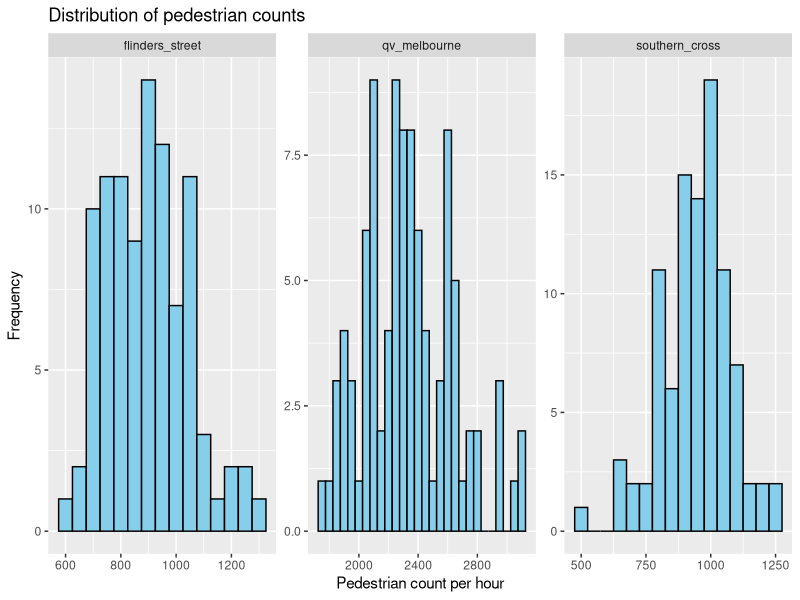
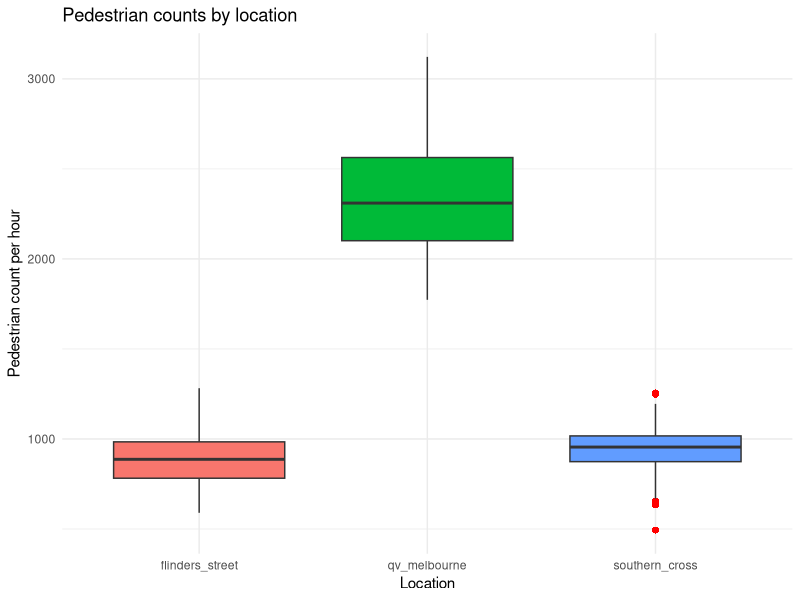
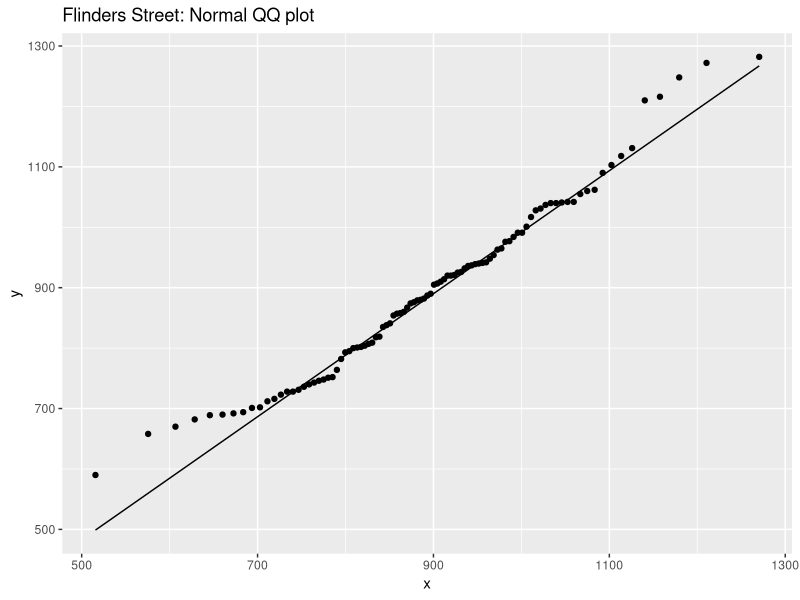
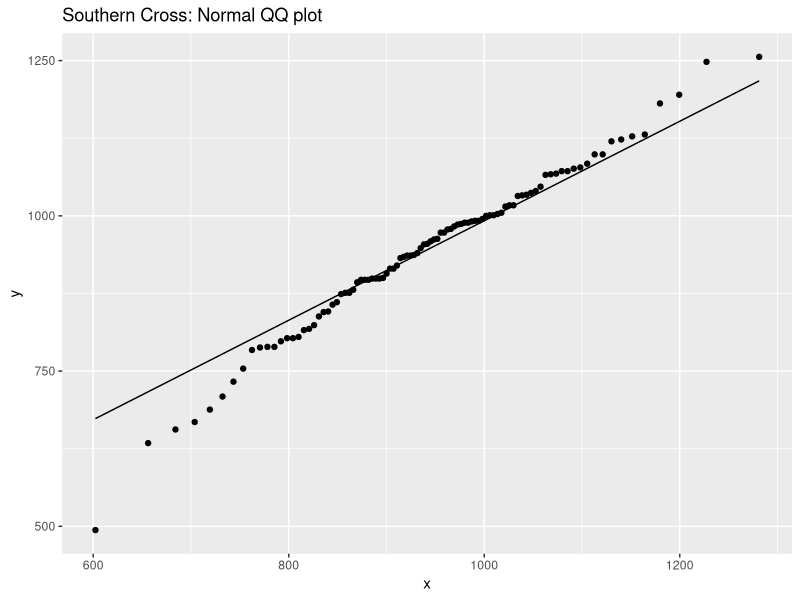
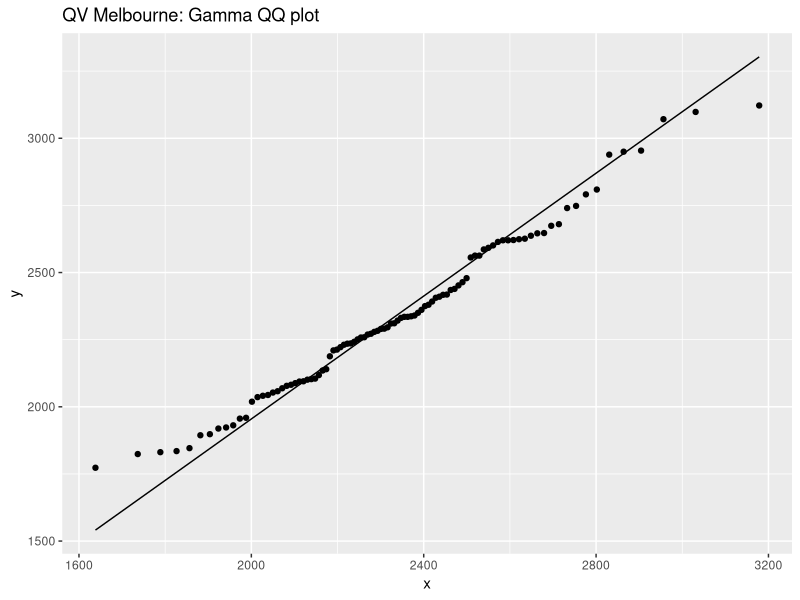
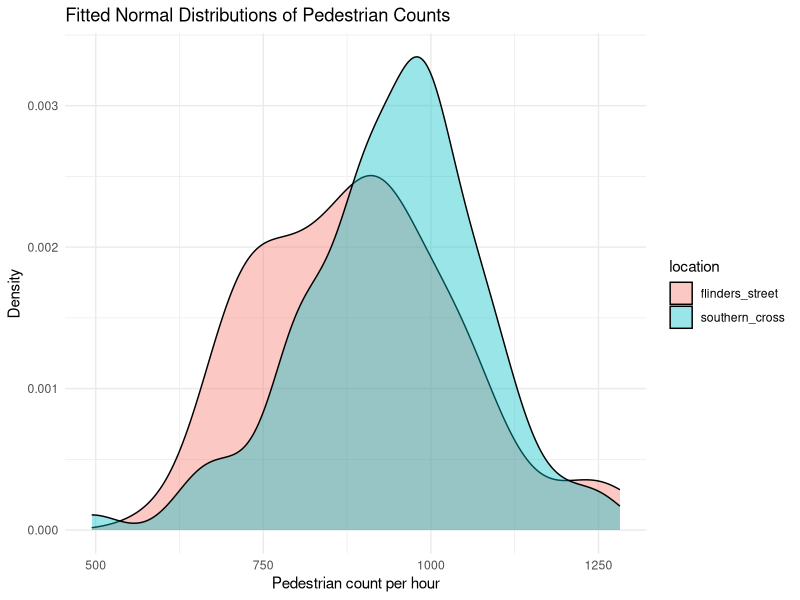
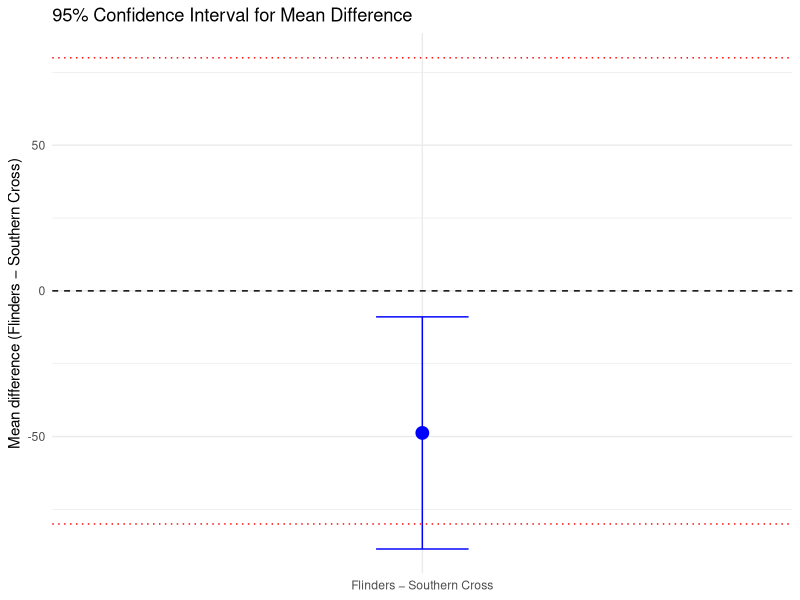

Recreate these plots in R, in order.
## ---- chunk 1
# Load required libraries
library(tidyverse)
library(gridExtra) 
library(broom)      
library(dplyr)
library(ggplot2)
library(MASS)

# Set seed for reproducibility
set.seed(33895341)

# Set knitr options
knitr::opts_chunk$set(echo = TRUE, warning = FALSE,
                      eval = TRUE, message = FALSE)

# Read data (adjust path as needed)
pedestrians <- read.csv("data/pedestrians.csv")
# Verify that the data exists 
## ---- chunk 2
ped_long <- pedestrians |>
  pivot_longer(cols = everything(),
               names_to = "location",
               values_to = "count")
## ---- chunk 3
# Requirement 1: Plot histograms/density for each location
plot_3_histograms <- function(long_data, binwidth = 50) {
  ggplot(long_data, aes(x = count)) +
    geom_histogram(binwidth = binwidth, fill = "skyblue", colour = "black") +
    facet_wrap(~ location, scales = "free") +
    labs(title = "Distribution of pedestrian counts",
         x = "Pedestrian count per hour", y = "Frequency")
}
## ---- chunk 4
plot_boxplots <- function(long_data) {
  long_data |>
    mutate(location = forcats::fct_relevel(location, sort(unique(location)))) |>
    ggplot(aes(x = location, y = count, fill = location)) +
    geom_boxplot(outlier.colour = "red", outlier.shape = 16, outlier.size = 2) +
    labs(title = "Pedestrian counts by location",
         x = "Location", y = "Pedestrian count per hour") +
    theme_minimal() + theme(legend.position = "none")
}
## ---- chunk 5
plot_3_histograms(ped_long)
## ---- chunk 6
plot_boxplots(ped_long)
## ---- chunk 7
# Requirement 2: Appropriate summary statistics
get_mode <- function(x) {
  ux <- unique(x)
  ux[which.max(tabulate(match(x, ux)))]
}
## ---- chunk 8
ped_descriptive <- ped_long |>
  group_by(location) |>
  summarise(
    mean = mean(count),
    median = median(count),
    mode = get_mode(count),
    sd = sd(count),
    min = min(count),
    max = max(count),
    q1 = quantile(count, 0.25),
    q3 = quantile(count, 0.75)
  )

ped_descriptive
## ---- chunk 9
summary_stats <- pedestrians %>%
  summarise(
    across(everything(),
           list(mean = mean, 
                median = median, 
                mode = ~as.numeric(names(sort(table(.), decreasing = TRUE)[1]))))
  )

summary_stats
## ---- chunk 10
qv_melbourne_traffic <- pedestrians[["qv_melbourne"]]
southern_cross_traffic <- pedestrians[["southern_cross"]]
flinders_street_traffic <- pedestrians[["flinders_street"]]
## ---- chunk 11
fit_flinders <- fitdistr(flinders_street_traffic, "normal")
fit_southern <- fitdistr(southern_cross_traffic, "normal")
fit_qv       <- fitdistr(qv_melbourne_traffic, "gamma")

## ---- chunk 12
estimates <- tibble(
  location = c("Flinders Street", "Southern Cross", "QV Melbourne"),
  model    = c("Normal", "Normal", "Gamma"),
  par1     = c(fit_flinders$estimate["mean"],
               fit_southern$estimate["mean"],
               fit_qv$estimate["shape"]),
  se1      = c(fit_flinders$sd["mean"],
               fit_southern$sd["mean"],
               fit_qv$sd["shape"]),
  par2     = c(fit_flinders$estimate["sd"],
               fit_southern$estimate["sd"],
               fit_qv$estimate["rate"]),
  se2      = c(fit_flinders$sd["sd"],
               fit_southern$sd["sd"],
               fit_qv$sd["rate"])
)

estimates
## ---- chunk 13
# Flinders (Normal QQ)
ggplot(tibble(x = flinders_street_traffic), aes(sample = x)) +
  stat_qq(distribution = qnorm,
          dparams = list(mean = fit_flinders$estimate["mean"],
                         sd   = fit_flinders$estimate["sd"])) +
  stat_qq_line(distribution = qnorm,
               dparams = list(mean = fit_flinders$estimate["mean"],
                              sd   = fit_flinders$estimate["sd"])) +
  labs(title = "Flinders Street: Normal QQ plot")

# Southern Cross (Normal QQ)
ggplot(tibble(x = southern_cross_traffic), aes(sample = x)) +
  stat_qq(distribution = qnorm,
          dparams = list(mean = fit_southern$estimate["mean"],
                         sd   = fit_southern$estimate["sd"])) +
  stat_qq_line(distribution = qnorm,
               dparams = list(mean = fit_southern$estimate["mean"],
                              sd   = fit_southern$estimate["sd"])) +
  labs(title = "Southern Cross: Normal QQ plot")

# QV (Gamma QQ)
ggplot(tibble(x = qv_melbourne_traffic), aes(sample = x)) +
  stat_qq(distribution = qgamma,
          dparams = list(shape = fit_qv$estimate["shape"],
                         rate  = fit_qv$estimate["rate"])) +
  stat_qq_line(distribution = qgamma,
               dparams = list(shape = fit_qv$estimate["shape"],
                              rate  = fit_qv$estimate["rate"])) +
  labs(title = "QV Melbourne: Gamma QQ plot")
## ---- chunk 14
# Get each of the locations
qv_melbourne_traffic <- pedestrians[["qv_melbourne"]]
southern_cross_traffic <- pedestrians[["southern_cross"]]
flinders_street_traffic <- pedestrians[["flinders_street"]]
## ---- chunk 15
# Approach 1: Sample (Empirical) Quantile Method
find_90th_percentile <- function(data, trials = 5000) {
  # Ensure data is a numeric vector
  if (!is.numeric(data)) {
    stop("Input must be a numeric vector.")
  }
  
  # Remove missing values
  x <- data[!is.na(data)]
  n <- length(x)
  if (n == 0) stop("No data points available after removing NA.")
  
  # Bootstrap resamples
  q_boot <- replicate(trials, {
    xb <- sample(x, size = n, replace = TRUE)
    as.numeric(quantile(xb, probs = 0.9, type = 7))
  })
  
  # 95% CI from bootstrap distribution
  ci <- quantile(q_boot, probs = c(0.025, 0.975))
  
  result <- list(
    ci_lower = unname(ci[1]),
    ci_upper = unname(ci[2])
  )
  
  return(result)
}
## ---- chunk 16
find_90thPercentile_normal <- function(data, trials = 5000) {
  x <- as.numeric(data)
  x <- x[is.finite(x)]
  n <- length(x)
  if (n < 2) stop("Need at least 2 observations.")

  # 1. Fit Normal model by MLE
  mu_hat <- mean(x)
  sigma_hat <- sqrt(mean((x - mu_hat)^2))  # MLE version, divides by n

  # 2. Point estimate of the 90th percentile
  q90_hat <- qnorm(0.90, mean = mu_hat, sd = sigma_hat)

  # 3. Parametric bootstrap for 95% CI
  q_boot <- replicate(trials, {
    # simulate new sample from fitted Normal
    xb <- rnorm(n, mean = mu_hat, sd = sigma_hat)
    # re-fit Normal on xb
    mu_b <- mean(xb)
    sd_b <- sqrt(mean((xb - mu_b)^2))
    # compute q90 for this bootstrap sample
    qnorm(0.90, mean = mu_b, sd = sd_b)
  })

  # CI = central 95% of bootstrap distribution
  ci <- quantile(q_boot, c(0.025, 0.975), names = FALSE)

  # Return point estimate + CI
  list(
    ci_lower = ci[1],
    ci_upper = ci[2]
  )
}

find_90thPercentile_gamma <- function(data, trials = 5000) {
  x <- as.numeric(data)
  x <- x[is.finite(x)]
  n <- length(x)
  if (n < 2) stop("Need at least 2 observations.")
  if (any(x <= 0)) stop("Gamma model requires strictly positive data.")

  # 1. Fit Gamma model by MLE
  # Requires MASS::fitdistr (Week 6 lecture)
  fit <- MASS::fitdistr(x, densfun = "gamma")
  shape_hat <- unname(fit$estimate["shape"])
  rate_hat  <- unname(fit$estimate["rate"])

  # 2. Point estimate of the 90th percentile
  q90_hat <- qgamma(0.90, shape = shape_hat, rate = rate_hat)

  # 3. Parametric bootstrap for 95% CI
  q_boot <- replicate(trials, {
    # simulate new sample from fitted Gamma
    xb <- rgamma(n, shape = shape_hat, rate = rate_hat)
    # re-fit Gamma on xb
    fit_b <- MASS::fitdistr(xb, densfun = "gamma")
    sh_b <- unname(fit_b$estimate["shape"])
    rt_b <- unname(fit_b$estimate["rate"])
    # compute q90 for this bootstrap sample
    qgamma(0.90, shape = sh_b, rate = rt_b)
  })

  # CI = central 95% of bootstrap distribution
  ci <- quantile(q_boot, c(0.025, 0.975), names = FALSE)

  # Return point estimate + CI
  list(
    ci_lower = ci[1],
    ci_upper = ci[2]
  )
}
## ---- chunk 17
# Approach 1: Sample (Empirical) Quantile Method
qv_estimate_bootstrap <- find_90th_percentile(qv_melbourne_traffic)
flinders_estimate_bootstrap <- find_90th_percentile(flinders_street_traffic)
southern_estimate_bootstrap <- find_90th_percentile(southern_cross_traffic)

# Approach 2: Model Based Quantile
qv_estimate_gamma <- find_90thPercentile_gamma(qv_melbourne_traffic)

flinders_estimate_normal <- find_90thPercentile_normal(flinders_street_traffic)
southern_estimate_normal <- find_90thPercentile_normal(southern_cross_traffic)
## ---- chunk 18
# Prepare the data
flinders <- pedestrians$flinders_street
southern <- pedestrians$southern_cross

ped_long |>
  filter(location %in% c("flinders_street", "southern_cross")) |>
  ggplot(aes(x = count, fill = location)) +
  geom_density(alpha = 0.4) +
  labs(title = "Fitted Normal Distributions of Pedestrian Counts",
       x = "Pedestrian count per hour",
       y = "Density") +
  theme_minimal()

# Your 95 % CI for (Flinders − Southern Cross)
ci_lower <- -88.59
ci_upper <- -8.92
mean_diff <- (ci_lower + ci_upper) / 2

ci_df <- tibble(
  comparison = "Flinders − Southern Cross",
  mean_diff = mean_diff,
  lwr = ci_lower,
  upr = ci_upper
)

ggplot(ci_df, aes(x = comparison, y = mean_diff)) +
  geom_point(size = 4, colour = "blue") +
  geom_errorbar(aes(ymin = lwr, ymax = upr), width = 0.15, colour = "blue") +
  geom_hline(yintercept = 0, linetype = 2, colour = "black") +
  geom_hline(yintercept =  80, linetype = 3, colour = "red") +
  geom_hline(yintercept = -80, linetype = 3, colour = "red") +
  labs(
    title = "95% Confidence Interval for Mean Difference",
    x = NULL,
    y = "Mean difference (Flinders − Southern Cross)"
  ) +
  theme_minimal()

ci_res <- t.test(flinders, southern, conf.level = 0.95)

#ci_res$estimate
ci_res$conf.int
# ^^ 95% confident that we the mean difference lies between -88.58 and -8.91 -> does not lie within the tolerance
## ---- chunk 19
# Implementation of statistical methods

## ---- chunk 20
# Create visualizations

## ---- chunk 21
# Exploratory analysis

## ---- chunk 22
# Main analysis code

## ---- chunk 23
# Results and visualizations

## ---- chunk 24
# Combining and processing data

## ---- chunk 25
# Implementation of analytical framework

## ---- chunk 26
# Generate comprehensive results

## ---- chunk 27
# Any supplementary code that supports your analysis
# but is too detailed for the main sections

## ---- chunk 28
sessionInfo()
